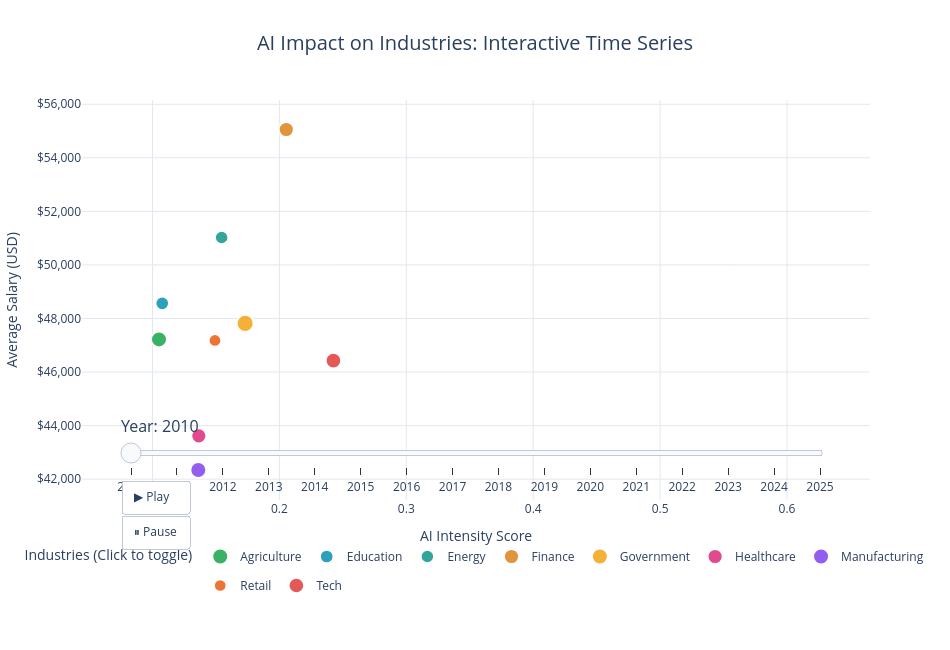

The cell this chart's notebook holds for it:
### Code cell
def create_interactive_bubble_chart(df):
    """
    Create interactive bubble chart with Plotly slider.
    
    This replaces the React D3 drag-handle logic with a simpler slider approach.
    Instead of selecting two years simultaneously, users slide through individual years
    and see arrows showing evolution from the previous year.
    """
    
    years = sorted(df['year'].unique())
    industries = sorted(df['industry'].unique())
    
    # Create figure
    fig = go.Figure()
    
    # Pre-compute frames for each year
    frames = []
    for year_idx, year in enumerate(years):
        frame_data = df[df['year'] == year].copy()
        prev_year = year - 1 if year > years[0] else None
        
        frame_traces = []
        
        # Add arrow lines from previous year (if exists)
        if prev_year:
            prev_data = df[df['year'] == prev_year]
            common_industries = set(frame_data['industry']).intersection(set(prev_data['industry']))
            
            for industry in common_industries:
                curr_row = frame_data[frame_data['industry'] == industry].iloc[0]
                prev_row = prev_data[prev_data['industry'] == industry].iloc[0]
                color = INDUSTRY_COLORS.get(industry, '#64748b')
                
                frame_traces.append(go.Scatter(
                    x=[prev_row['avgAIIntensity'], curr_row['avgAIIntensity']],
                    y=[prev_row['avgSalary'], curr_row['avgSalary']],
                    mode='lines',
                    line=dict(color=color, width=2.5, dash='dot'),
                    opacity=0.6,
                    showlegend=False,
                    hoverinfo='skip',
                    visible=True  # Always visible in frames
                ))
        
        # Add bubbles for current year
        # CRITICAL FIX: Must add traces for ALL industries in ALL frames for legend to work
        for industry in industries:
            color = INDUSTRY_COLORS.get(industry, '#64748b')
            
            if industry in frame_data['industry'].values:
                row = frame_data[frame_data['industry'] == industry].iloc[0]
                size = float(np.sqrt(row['jobCount'])) * 2.5  # Scale factor
                opacity = float(0.4 + row['avgAutomationRisk'] * 0.6)
                
                frame_traces.append(go.Scatter(
                    x=[float(row['avgAIIntensity'])],
                    y=[float(row['avgSalary'])],
                    mode='markers',
                    marker=dict(
                        size=size,
                        color=color,
                        opacity=opacity,
                        line=dict(color='white', width=2)
                    ),
                    name=industry,
                    text=f"{industry}<br>Year: {year}<br>Salary: ${row['avgSalary']:.0f}<br>AI Intensity: {row['avgAIIntensity']:.2f}<br>Jobs: {int(row['jobCount'])}",
                    hoverinfo='text',
                    legendgroup=industry,
                    showlegend=(year_idx == 0)  # Show legend only in first frame
                ))
            else:
                # Add invisible placeholder for this industry to maintain trace order
                frame_traces.append(go.Scatter(
                    x=[None],
                    y=[None],
                    mode='markers',
                    marker=dict(size=0, color=color),
                    name=industry,
                    legendgroup=industry,
                    showlegend=False,
                    hoverinfo='skip',
                    opacity=0
                ))
        
        frames.append(go.Frame(data=frame_traces, name=str(year)))
    
    # Add initial frame (first year) to main figure
    fig.frames = frames
    fig.add_traces(frames[0].data)
    
    # Create slider steps
    sliders = [{
        'active': 0,
        'currentvalue': {'prefix': 'Year: ', 'font': {'size': 16}},
        'pad': {'t': 80},  # Increased padding to avoid overlap
        'len': 0.9,
        'x': 0.05,
        'xanchor': 'left',
        'y': 0.02,  # Position at bottom
        'yanchor': 'bottom',
        'steps': [
            {
                'args': [[str(year)], {'frame': {'duration': 300, 'redraw': True}, 'mode': 'immediate'}],
                'label': str(year),
                'method': 'animate'
            } for year in years
        ]
    }]
    
    # Update layout
    fig.update_layout(
        title=dict(
            text='AI Impact on Industries: Interactive Time Series',
            font=dict(size=20),
            x=0.5
        ),
        xaxis=dict(
            title='AI Intensity Score',
            gridcolor='#e2e8f0',
            zeroline=False,
            range=[df['avgAIIntensity'].min() - 0.05, df['avgAIIntensity'].max() + 0.05]
        ),
        yaxis=dict(
            title='Average Salary (USD)',
            gridcolor='#e2e8f0',
            tickformat='$,.0f',
            zeroline=False
        ),
        template='plotly_white',
        width=950,
        height=650,
        margin=dict(b=150),  # Extra bottom margin for controls
        legend=dict(
            title='Industries (Click to toggle)',
            orientation='h',
            yanchor='bottom',
            y=-0.25,
            xanchor='center',
            x=0.5
        ),
        hoverlabel=dict(bgcolor='white', font_size=12),
        updatemenus=[{
            'type': 'buttons',
            'showactive': False,
            'x': 0.05,
            'y': -0.12,  # Position above slider
            'xanchor': 'left',
            'yanchor': 'bottom',
            'pad': {'r': 10, 't': 10},
            'buttons': [
                {
                    'label': '▶ Play',
                    'method': 'animate',
                    'args': [None, {'frame': {'duration': 500, 'redraw': True}, 'fromcurrent': True}]
                },
                {
                    'label': '⏸ Pause',
                    'method': 'animate',
                    'args': [[None], {'frame': {'duration': 0, 'redraw': False}, 'mode': 'immediate'}]
                }
            ]
        }],
        sliders=sliders
    )
    
    return fig

# Create and display the interactive bubble chart
print("🎨 Generating interactive bubble chart with slider...")
fig_bubble_slider = create_interactive_bubble_chart(df_agg)
fig_bubble_slider.show()

### Figure 1 — Plotly figure (JSON) as saved in the notebook; plotly's stock layout.template omitted (floating-point values rounded to 4 significant figures)
{"data": [{"hoverinfo": "text", "legendgroup": "Agriculture", "marker": {"color": "#16a34a", "line": {"color": "white", "width": 2}, "opacity": 0.8398, "size": 16.01}, "mode": "markers", "name": "Agriculture", "showlegend": true, "text": "Agriculture<br>Year: 2010<br>Salary: $47220<br>AI Intensity: 0.11<br>Jobs: 41", "type": "scatter", "x": [0.1051], "y": [47220.0]}, {"hoverinfo": "text", "legendgroup": "Education", "marker": {"color": "#0891b2", "line": {"color": "white", "width": 2}, "opacity": 0.85, "size": 13.69}, "mode": "markers", "name": "Education", "showlegend": true, "text": "Education<br>Year: 2010<br>Salary: $48565<br>AI Intensity: 0.11<br>Jobs: 30", "type": "scatter", "x": [0.1077], "y": [48560.0]}, {"hoverinfo": "text", "legendgroup": "Energy", "marker": {"color": "#0d9488", "line": {"color": "white", "width": 2}, "opacity": 0.8374, "size": 13.46}, "mode": "markers", "name": "Energy", "showlegend": true, "text": "Energy<br>Year: 2010<br>Salary: $51022<br>AI Intensity: 0.15<br>Jobs: 29", "type": "scatter", "x": [0.1545], "y": [51020.0]}, {"hoverinfo": "text", "legendgroup": "Finance", "marker": {"color": "#d97706", "line": {"color": "white", "width": 2}, "opacity": 0.7834, "size": 15.21}, "mode": "markers", "name": "Finance", "showlegend": true, "text": "Finance<br>Year: 2010<br>Salary: $55057<br>AI Intensity: 0.21<br>Jobs: 37", "type": "scatter", "x": [0.2054], "y": [55060.0]}, {"hoverinfo": "text", "legendgroup": "Government", "marker": {"color": "#f59e0b", "line": {"color": "white", "width": 2}, "opacity": 0.814, "size": 17.14}, "mode": "markers", "name": "Government", "showlegend": true, "text": "Government<br>Year: 2010<br>Salary: $47817<br>AI Intensity: 0.17<br>Jobs: 47", "type": "scatter", "x": [0.173], "y": [47820.0]}, {"hoverinfo": "text", "legendgroup": "Healthcare", "marker": {"color": "#db2777", "line": {"color": "white", "width": 2}, "opacity": 0.8328, "size": 15.21}, "mode": "markers", "name": "Healthcare", "showlegend": true, "text": "Healthcare<br>Year: 2010<br>Salary: $43619<br>AI Intensity: 0.14<br>Jobs: 37", "type": "scatter", "x": [0.1365], "y": [43620.0]}, {"hoverinfo": "text", "legendgroup": "Manufacturing", "marker": {"color": "#7c3aed", "line": {"color": "white", "width": 2}, "opacity": 0.8188, "size": 16.01}, "mode": "markers", "name": "Manufacturing", "showlegend": true, "text": "Manufacturing<br>Year: 2010<br>Salary: $42343<br>AI Intensity: 0.14<br>Jobs: 41", "type": "scatter", "x": [0.1361], "y": [42340.0]}, {"hoverinfo": "text", "legendgroup": "Retail", "marker": {"color": "#ea580c", "line": {"color": "white", "width": 2}, "opacity": 0.8306, "size": 12.75}, "mode": "markers", "name": "Retail", "showlegend": true, "text": "Retail<br>Year: 2010<br>Salary: $47180<br>AI Intensity: 0.15<br>Jobs: 26", "type": "scatter", "x": [0.1492], "y": [47180.0]}, {"hoverinfo": "text", "legendgroup": "Tech", "marker": {"color": "#dc2626", "line": {"color": "white", "width": 2}, "opacity": 0.7638, "size": 15.61}, "mode": "markers", "name": "Tech", "showlegend": true, "text": "Tech<br>Year: 2010<br>Salary: $46425<br>AI Intensity: 0.24<br>Jobs: 39", "type": "scatter", "x": [0.2426], "y": [46420.0]}], "layout": {"height": 650, "hoverlabel": {"bgcolor": "white", "font": {"size": 12}}, "legend": {"orientation": "h", "title": {"text": "Industries (Click to toggle)"}, "x": 0.5, "xanchor": "center", "y": -0.25, "yanchor": "bottom"}, "margin": {"b": 150}, "sliders": [{"active": 0, "currentvalue": {"font": {"size": 16}, "prefix": "Year: "}, "len": 0.9, "pad": {"t": 80}, "steps": [{"args": [["2010"], {"frame": {"duration": 300, "redraw": true}, "mode": "immediate"}], "label": "2010", "method": "animate"}, {"args": [["2011"], {"frame": {"duration": 300, "redraw": true}, "mode": "immediate"}], "label": "2011", "method": "animate"}, {"args": [["2012"], {"frame": {"duration": 300, "redraw": true}, "mode": "immediate"}], "label": "2012", "method": "animate"}, {"args": [["2013"], {"frame": {"duration": 300, "redraw": true}, "mode": "immediate"}], "label": "2013", "method": "animate"}, {"args": [["2014"], {"frame": {"duration": 300, "redraw": true}, "mode": "immediate"}], "label": "2014", "method": "animate"}, {"args": [["2015"], {"frame": {"duration": 300, "redraw": true}, "mode": "immediate"}], "label": "2015", "method": "animate"}, {"args": [["2016"], {"frame": {"duration": 300, "redraw": true}, "mode": "immediate"}], "label": "2016", "method": "animate"}, {"args": [["2017"], {"frame": {"duration": 300, "redraw": true}, "mode": "immediate"}], "label": "2017", "method": "animate"}, {"args": [["2018"], {"frame": {"duration": 300, "redraw": true}, "mode": "immediate"}], "label": "2018", "method": "animate"}, {"args": [["2019"], {"frame": {"duration": 300, "redraw": true}, "mode": "immediate"}], "label": "2019", "method": "animate"}, {"args": [["2020"], {"frame": {"duration": 300, "redraw": true}, "mode": "immediate"}], "label": "2020", "method": "animate"}, {"args": [["2021"], {"frame": {"duration": 300, "redraw": true}, "mode": "immediate"}], "label": "2021", "method": "animate"}, {"args": [["2022"], {"frame": {"duration": 300, "redraw": true}, "mode": "immediate"}], "label": "2022", "method": "animate"}, {"args": [["2023"], {"frame": {"duration": 300, "redraw": true}, "mode": "immediate"}], "label": "2023", "method": "animate"}, {"args": [["2024"], {"frame": {"duration": 300, "redraw": true}, "mode": "immediate"}], "label": "2024", "method": "animate"}, {"args": [["2025"], {"frame": {"duration": 300, "redraw": true}, "mode": "immediate"}], "label": "2025", "method": "animate"}], "x": 0.05, "xanchor": "left", "y": 0.02, "yanchor": "bottom"}], "title": {"font": {"size": 20}, "text": "AI Impact on Industries: Interactive Time Series", "x": 0.5}, "updatemenus": [{"buttons": [{"args": [null, {"frame": {"duration": 500, "redraw": true}, "fromcurrent": true}], "label": "▶ Play", "method": "animate"}, {"args": [[null], {"frame": {"duration": 0, "redraw": false}, "mode": "immediate"}], "label": "⏸ Pause", "method": "animate"}], "pad": {"r": 10, "t": 10}, "showactive": false, "type": "buttons", "x": 0.05, "xanchor": "left", "y": -0.12, "yanchor": "bottom"}], "width": 950, "xaxis": {"gridcolor": "#e2e8f0", "range": [0.04444, 0.6654], "title": {"text": "AI Intensity Score"}, "zeroline": false}, "yaxis": {"gridcolor": "#e2e8f0", "tickformat": "$,.0f", "title": {"text": "Average Salary (USD)"}, "zeroline": false}}}
